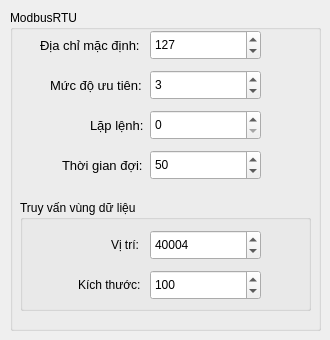
       <widget class="QWidget" name="tab_4">
        <attribute name="title">
         <string>    Kết nối    </string>
        </attribute>
        <widget class="QGroupBox" name="groupBox">
         <property name="geometry">
          <rect>
           <x>10</x>
           <y>10</y>
           <width>311</width>
           <height>321</height>
          </rect>
         </property>
         <property name="title">
          <string>ModbusRTU</string>
         </property>
         <widget class="QSpinBox" name="spinBox_requestTimeOut">
          <property name="geometry">
           <rect>
            <x>140</x>
            <y>140</y>
            <width>111</width>
            <height>30</height>
           </rect>
          </property>
          <property name="minimum">
           <number>1</number>
          </property>
          <property name="maximum">
           <number>65000</number>
          </property>
          <property name="value">
           <number>50</number>
          </property>
         </widget>
         <widget class="QSpinBox" name="spinBox_requestRetries">
          <property name="geometry">
           <rect>
            <x>140</x>
            <y>100</y>
            <width>111</width>
            <height>30</height>
           </rect>
          </property>
          <property name="minimum">
           <number>0</number>
          </property>
          <property name="maximum">
           <number>5</number>
          </property>
          <property name="value">
           <number>0</number>
          </property>
         </widget>
         <widget class="QLabel" name="label_12">
          <property name="geometry">
           <rect>
            <x>52</x>
            <y>140</y>
            <width>81</width>
            <height>31</height>
           </rect>
          </property>
          <property name="font">
           <font>
            <pointsize>10</pointsize>
            <bold>false</bold>
           </font>
          </property>
          <property name="text">
           <string>Thời gian đợi:</string>
          </property>
         </widget>
         <widget class="QLabel" name="label_11">
          <property name="geometry">
           <rect>
            <x>80</x>
            <y>100</y>
            <width>61</width>
            <height>31</height>
           </rect>
          </property>
          <property name="font">
           <font>
            <pointsize>10</pointsize>
            <bold>false</bold>
           </font>
          </property>
          <property name="text">
           <string>Lặp lệnh:</string>
          </property>
         </widget>
         <widget class="QLabel" name="label_10">
          <property name="geometry">
           <rect>
            <x>40</x>
            <y>60</y>
            <width>101</width>
            <height>31</height>
           </rect>
          </property>
          <property name="font">
           <font>
            <pointsize>10</pointsize>
            <bold>false</bold>
           </font>
          </property>
          <property name="text">
           <string>Mức độ ưu tiên:</string>
          </property>
         </widget>
         <widget class="QSpinBox" name="spinBox_addressDefault">
          <property name="geometry">
           <rect>
            <x>140</x>
            <y>20</y>
            <width>111</width>
            <height>30</height>
           </rect>
          </property>
          <property name="minimum">
           <number>100</number>
          </property>
          <property name="maximum">
           <number>246</number>
          </property>
          <property name="value">
           <number>127</number>
          </property>
         </widget>
         <widget class="QSpinBox" name="spinBox_requestPriority">
          <property name="geometry">
           <rect>
            <x>140</x>
            <y>60</y>
            <width>111</width>
            <height>30</height>
           </rect>
          </property>
          <property name="minimum">
           <number>0</number>
          </property>
          <property name="maximum">
           <number>5</number>
          </property>
          <property name="value">
           <number>3</number>
          </property>
         </widget>
         <widget class="QLabel" name="label_9">
          <property name="geometry">
           <rect>
            <x>30</x>
            <y>20</y>
            <width>101</width>
            <height>31</height>
           </rect>
          </property>
          <property name="font">
           <font>
            <pointsize>10</pointsize>
            <bold>false</bold>
           </font>
          </property>
          <property name="text">
           <string>Địa chỉ mặc định:</string>
          </property>
         </widget>
         <widget class="QGroupBox" name="groupBox_3">
          <property name="geometry">
           <rect>
            <x>10</x>
            <y>190</y>
            <width>291</width>
            <height>111</height>
           </rect>
          </property>
          <property name="title">
           <string>Truy vấn vùng dữ liệu</string>
          </property>
          <widget class="QLabel" name="label_16">
           <property name="geometry">
            <rect>
             <x>58</x>
             <y>75</y>
             <width>71</width>
             <height>20</height>
            </rect>
           </property>
           <property name="text">
            <string>Kích thước:</string>
           </property>
          </widget>
          <widget class="QSpinBox" name="spinBox_regStart">
           <property name="geometry">
            <rect>
             <x>130</x>
             <y>30</y>
             <width>111</width>
             <height>30</height>
            </rect>
           </property>
           <property name="minimum">
            <number>1</number>
           </property>
           <property name="maximum">
            <number>65535</number>
           </property>
           <property name="singleStep">
            <number>1</number>
           </property>
           <property name="value">
            <number>40004</number>
           </property>
          </widget>
          <widget class="QLabel" name="label_17">
           <property name="geometry">
            <rect>
             <x>91</x>
             <y>37</y>
             <width>31</width>
             <height>16</height>
            </rect>
           </property>
           <property name="text">
            <string>Vị trí:</string>
           </property>
          </widget>
          <widget class="QSpinBox" name="spinBox_regNumber">
           <property name="geometry">
            <rect>
             <x>130</x>
             <y>70</y>
             <width>111</width>
             <height>30</height>
            </rect>
           </property>
           <property name="minimum">
            <number>0</number>
           </property>
           <property name="maximum">
            <number>125</number>
           </property>
           <property name="singleStep">
            <number>1</number>
           </property>
           <property name="value">
            <number>100</number>
           </property>
          </widget>
         </widget>
        </widget>
       </widget>
